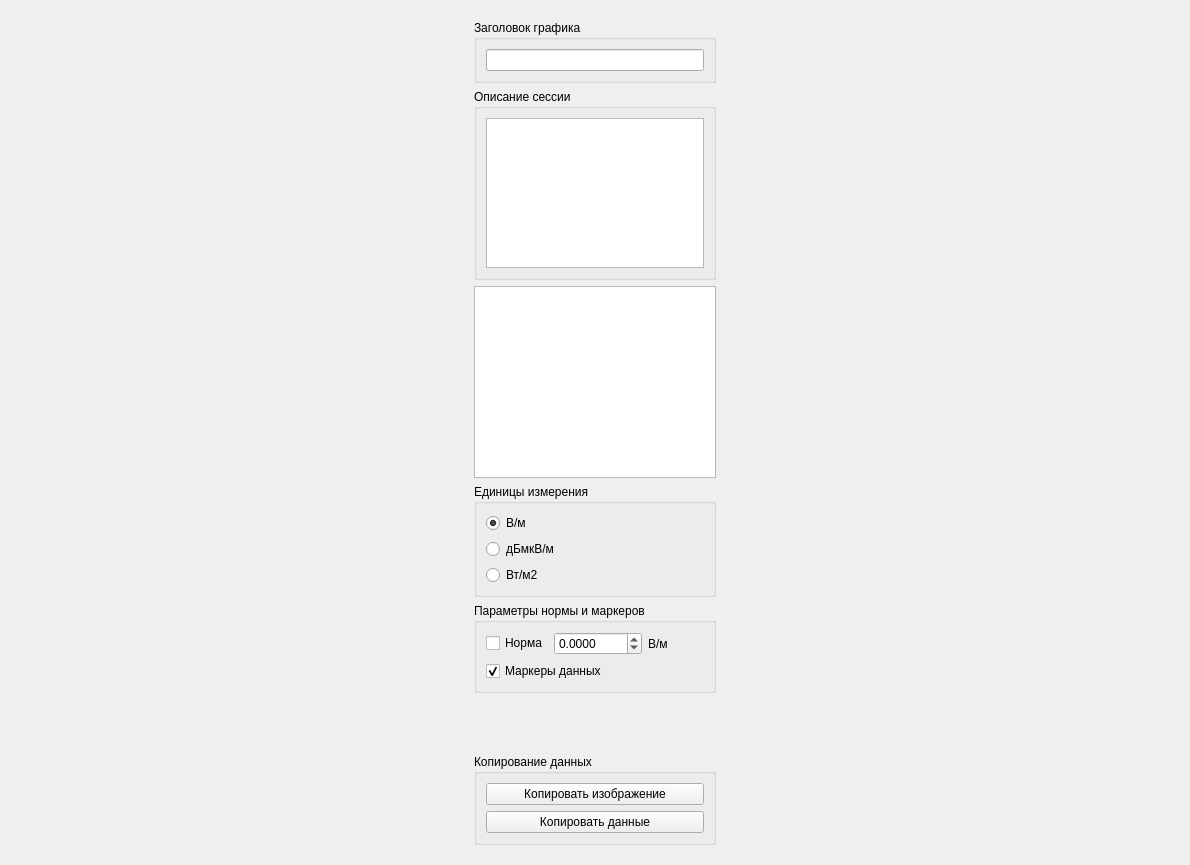
<?xml version="1.0" encoding="UTF-8"?>
<ui version="4.0">
 <class>session_viewer</class>
 <widget class="QWidget" name="session_viewer">
  <property name="geometry">
   <rect>
    <x>0</x>
    <y>0</y>
    <width>1190</width>
    <height>865</height>
   </rect>
  </property>
  <property name="windowTitle">
   <string>Просмотр сеанса</string>
  </property>
  <layout class="QHBoxLayout" name="horizontalLayout_2">
   <item>
    <layout class="QVBoxLayout" name="plotter_layout"/>
   </item>
   <item>
    <widget class="QWidget" name="widget" native="true">
     <property name="maximumSize">
      <size>
       <width>260</width>
       <height>16777215</height>
      </size>
     </property>
     <layout class="QVBoxLayout" name="verticalLayout_4">
      <item>
       <widget class="QGroupBox" name="groupBox_6">
        <property name="maximumSize">
         <size>
          <width>250</width>
          <height>16777215</height>
         </size>
        </property>
        <property name="title">
         <string>Заголовок графика</string>
        </property>
        <layout class="QVBoxLayout" name="verticalLayout_9">
         <item>
          <widget class="QLineEdit" name="tittle_line_edit">
           <property name="sizePolicy">
            <sizepolicy hsizetype="Preferred" vsizetype="Fixed">
             <horstretch>0</horstretch>
             <verstretch>0</verstretch>
            </sizepolicy>
           </property>
           <property name="maximumSize">
            <size>
             <width>380</width>
             <height>16777215</height>
            </size>
           </property>
          </widget>
         </item>
        </layout>
       </widget>
      </item>
      <item>
       <widget class="QGroupBox" name="groupBox">
        <property name="maximumSize">
         <size>
          <width>260</width>
          <height>16777215</height>
         </size>
        </property>
        <property name="title">
         <string>Описание сессии</string>
        </property>
        <layout class="QVBoxLayout" name="verticalLayout">
         <item>
          <widget class="QTextBrowser" name="session_description_browser">
           <property name="sizePolicy">
            <sizepolicy hsizetype="Minimum" vsizetype="Expanding">
             <horstretch>0</horstretch>
             <verstretch>0</verstretch>
            </sizepolicy>
           </property>
           <property name="maximumSize">
            <size>
             <width>16777215</width>
             <height>150</height>
            </size>
           </property>
          </widget>
         </item>
        </layout>
       </widget>
      </item>
      <item>
       <widget class="QTableView" name="minmax_table_view">
        <property name="sizePolicy">
         <sizepolicy hsizetype="Expanding" vsizetype="Preferred">
          <horstretch>0</horstretch>
          <verstretch>0</verstretch>
         </sizepolicy>
        </property>
        <property name="maximumSize">
         <size>
          <width>260</width>
          <height>16777215</height>
         </size>
        </property>
       </widget>
      </item>
      <item>
       <widget class="QGroupBox" name="groupBox_2">
        <property name="maximumSize">
         <size>
          <width>250</width>
          <height>16777215</height>
         </size>
        </property>
        <property name="title">
         <string>Единицы измерения</string>
        </property>
        <layout class="QVBoxLayout" name="verticalLayout_3">
         <item>
          <widget class="QRadioButton" name="units_rbutton1">
           <property name="text">
            <string>В/м</string>
           </property>
           <property name="checked">
            <bool>true</bool>
           </property>
          </widget>
         </item>
         <item>
          <widget class="QRadioButton" name="units_rbutton2">
           <property name="text">
            <string>дБмкВ/м</string>
           </property>
           <property name="checked">
            <bool>false</bool>
           </property>
          </widget>
         </item>
         <item>
          <widget class="QRadioButton" name="units_rbutton3">
           <property name="text">
            <string>Вт/м2</string>
           </property>
          </widget>
         </item>
        </layout>
       </widget>
      </item>
      <item>
       <widget class="QGroupBox" name="groupBox_5">
        <property name="maximumSize">
         <size>
          <width>250</width>
          <height>16777215</height>
         </size>
        </property>
        <property name="title">
         <string>Параметры нормы и маркеров</string>
        </property>
        <layout class="QVBoxLayout" name="verticalLayout_7">
         <item>
          <layout class="QHBoxLayout" name="horizontalLayout">
           <item>
            <widget class="QCheckBox" name="viewer_norma_checkbox">
             <property name="text">
              <string>Норма</string>
             </property>
            </widget>
           </item>
           <item>
            <widget class="QDoubleSpinBox" name="viewer_norma_val_spinbox">
             <property name="decimals">
              <number>4</number>
             </property>
             <property name="minimum">
              <double>-1000.000000000000000</double>
             </property>
             <property name="maximum">
              <double>1000.000000000000000</double>
             </property>
            </widget>
           </item>
           <item>
            <widget class="QLabel" name="viewer_norma_unit_label">
             <property name="text">
              <string>В/м</string>
             </property>
            </widget>
           </item>
          </layout>
         </item>
         <item>
          <widget class="QCheckBox" name="marker_checkbox">
           <property name="text">
            <string>Маркеры данных</string>
           </property>
           <property name="checked">
            <bool>true</bool>
           </property>
          </widget>
         </item>
        </layout>
       </widget>
      </item>
      <item>
       <spacer name="verticalSpacer">
        <property name="orientation">
         <enum>Qt::Vertical</enum>
        </property>
        <property name="sizeHint" stdset="0">
         <size>
          <width>20</width>
          <height>40</height>
         </size>
        </property>
       </spacer>
      </item>
      <item>
       <widget class="QGroupBox" name="groupBox_4">
        <property name="maximumSize">
         <size>
          <width>250</width>
          <height>16777215</height>
         </size>
        </property>
        <property name="title">
         <string>Копирование данных</string>
        </property>
        <layout class="QVBoxLayout" name="verticalLayout_2">
         <item>
          <widget class="QPushButton" name="viewer_copy_graph_button">
           <property name="text">
            <string>Копировать изображение</string>
           </property>
          </widget>
         </item>
         <item>
          <widget class="QPushButton" name="viewer_copy_data_button">
           <property name="text">
            <string>Копировать данные</string>
           </property>
          </widget>
         </item>
        </layout>
       </widget>
      </item>
     </layout>
    </widget>
   </item>
  </layout>
 </widget>
 <resources/>
 <connections/>
</ui>
